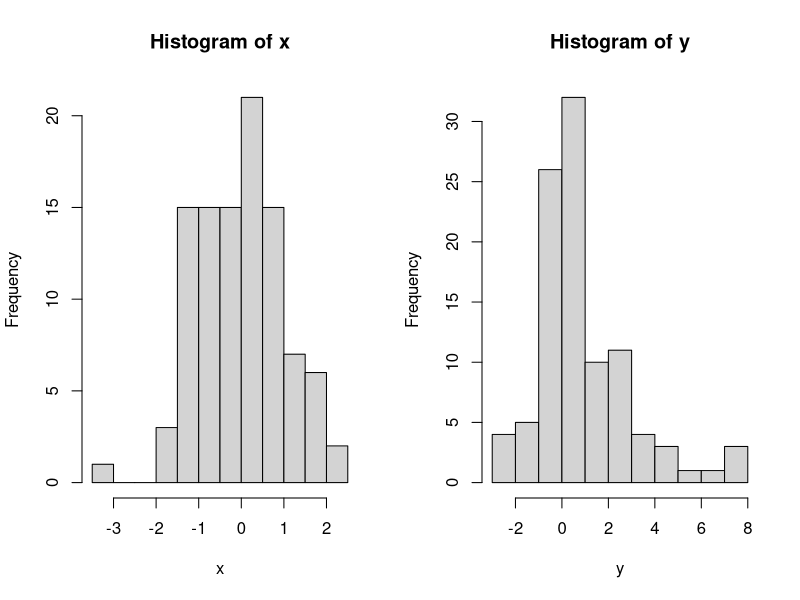

Reproduce this figure in R.
## ---- chunk 1
x <- rnorm(100)
y <- x + x ^ 2 + rnorm(100)

par(mfrow = c(1, 2))
hist(x)
hist(y)
par(mfrow = c(1, 2))

fit1 <- lm(y ~ x)
fit2 <- lm(y ~ x + I(x ^ 2))
anova(fit1, fit2)
